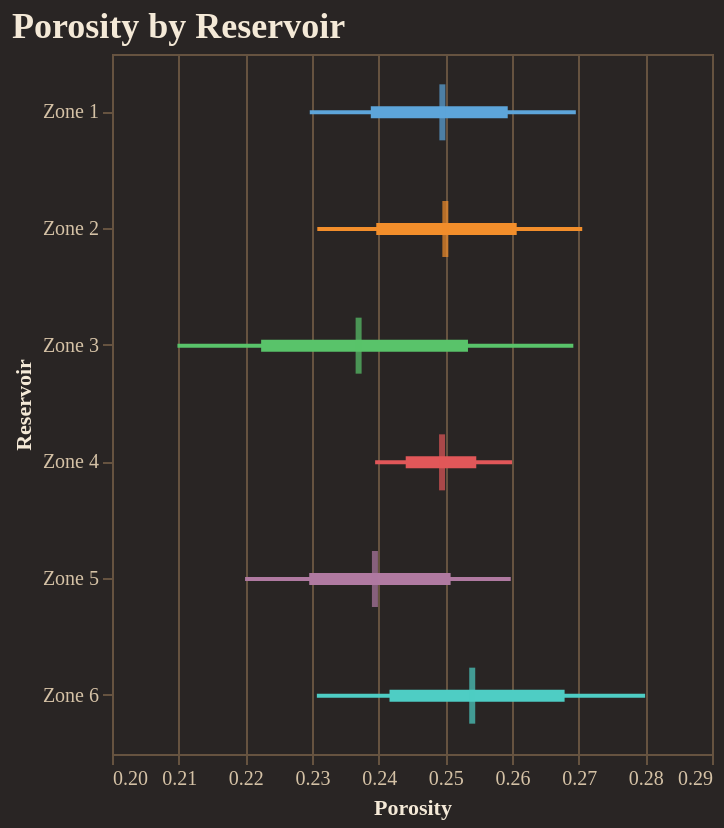

The code cell stored with this chart in its notebook:
### Code cell
fig = reporter.plotter.forest_plot(
    "Porosity", 
    backend=PLOTTING_BACKEND
)
fig.show()

### Figure 1 — Vega-Lite specification as saved in the notebook (floating-point values rounded to 4 significant figures)
{"config": {"background": "#292524", "view": {"fill": "#292524", "stroke": "#665340"}, "title": {"color": "#f4e9d7", "font": "Merriweather", "fontSize": 18, "fontWeight": 600, "subtitleColor": "#d5c2a6", "anchor": "start"}, "axis": {"domainColor": "#665340", "gridColor": "#665340", "tickColor": "#665340", "labelColor": "#d5c2a6", "titleColor": "#f4e9d7", "labelFont": "Merriweather", "titleFont": "Merriweather"}, "legend": {"titleColor": "#f4e9d7", "labelColor": "#d5c2a6", "labelFont": "Merriweather", "titleFont": "Merriweather", "orient": "top-right", "symbolType": "circle"}, "header": {"labelColor": "#d5c2a6", "titleColor": "#f4e9d7", "labelFont": "Merriweather", "titleFont": "Merriweather"}, "mark": {"color": "#c78d3b"}, "line": {"color": "#c78d3b"}, "bar": {"color": "#c78d3b"}, "point": {"color": "#ddb06d"}, "area": {"color": "#c78d3b", "opacity": 0.35}, "text": {"color": "#f4e9d7", "font": "Merriweather"}, "range": {"category": ["#5DA5DA", "#F28E2B", "#59C36A", "#E15759", "#B07AA1", "#4ECDC4", "#FF9DA7", "#EDC948"]}}, "layer": [{"mark": {"type": "rule", "strokeWidth": 2}, "encoding": {"color": {"field": "group", "legend": null, "type": "nominal"}, "x": {"field": "p10", "scale": {"zero": false}, "title": "Porosity", "type": "quantitative"}, "x2": {"field": "p90"}, "y": {"field": "group", "sort": ["Zone 1", "Zone 2", "Zone 3", "Zone 4", "Zone 5", "Zone 6"], "title": "Reservoir", "type": "nominal"}}}, {"mark": {"type": "rule", "strokeWidth": 6}, "encoding": {"color": {"field": "group", "legend": null, "type": "nominal"}, "x": {"field": "p25", "scale": {"zero": false}, "title": "Porosity", "type": "quantitative"}, "x2": {"field": "p75"}, "y": {"field": "group", "sort": ["Zone 1", "Zone 2", "Zone 3", "Zone 4", "Zone 5", "Zone 6"], "title": "Reservoir", "type": "nominal"}}}, {"mark": {"type": "tick", "color": "black", "size": 28, "thickness": 3}, "encoding": {"color": {"field": "group", "legend": null, "type": "nominal"}, "tooltip": [{"field": "group", "title": "Group", "type": "nominal"}, {"field": "p10", "title": "P10", "type": "quantitative"}, {"field": "p25", "title": "P25", "type": "quantitative"}, {"field": "median", "title": "Median", "type": "quantitative"}, {"field": "p75", "title": "P75", "type": "quantitative"}, {"field": "p90", "title": "P90", "type": "quantitative"}], "x": {"field": "median", "scale": {"zero": false}, "title": "Porosity", "type": "quantitative"}, "y": {"field": "group", "sort": ["Zone 1", "Zone 2", "Zone 3", "Zone 4", "Zone 5", "Zone 6"], "title": "Reservoir", "type": "nominal"}}}], "data": {"name": "data-a802cf62b4d42ebe40b02ec16f549be8"}, "height": 350, "title": "Porosity by Reservoir", "width": "container", "$schema": "https://vega.github.io/schema/vega-lite/v5.20.1.json", "datasets": {"data-a802cf62b4d42ebe40b02ec16f549be8": [{"group": "Zone 1", "p10": 0.2297, "p25": 0.2388, "median": 0.2496, "p75": 0.2594, "p90": 0.2696}, {"group": "Zone 2", "p10": 0.2308, "p25": 0.2396, "median": 0.25, "p75": 0.2607, "p90": 0.2705}, {"group": "Zone 3", "p10": 0.2098, "p25": 0.2224, "median": 0.237, "p75": 0.2534, "p90": 0.2692}, {"group": "Zone 4", "p10": 0.2395, "p25": 0.2441, "median": 0.2495, "p75": 0.2546, "p90": 0.26}, {"group": "Zone 5", "p10": 0.22, "p25": 0.2296, "median": 0.2394, "p75": 0.2508, "p90": 0.2598}, {"group": "Zone 6", "p10": 0.2307, "p25": 0.2416, "median": 0.254, "p75": 0.2679, "p90": 0.28}]}}
